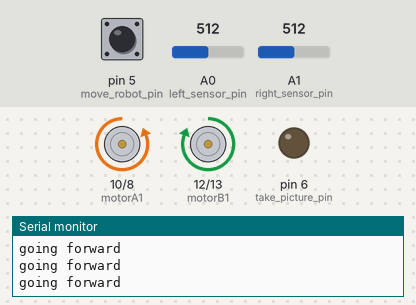
A sketch run on a simulated Arduino Uno, built with avr-gcc and run on an emulated ATmega328P. Shown: motor-driver pin pairs drawn as motors (green arrow = first pin HIGH = forward, orange = second pin HIGH = backward, longer = more drive), output pins drawn as LEDs (lit = HIGH), the last lines printed to the serial monitor. The inputs (shaded band) are chosen by the test bench; at power-on: A0 (left_sensor_pin) = 512, A1 (right_sensor_pin) = 512, pin 5 (move_robot_pin) HIGH.

Above: at 2.2 s.
2.3 s: A0 (left_sensor_pin) set to 490
At 5.7 s:
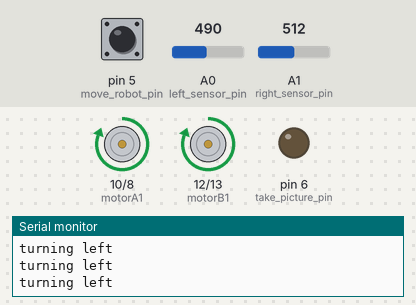
9.0 s: A1 (right_sensor_pin) set to 487
At 12.8 s:
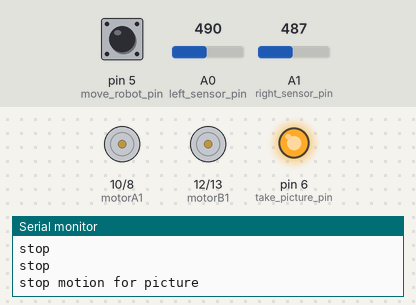
13.5 s: A0 (left_sensor_pin) set to 518
At 14.6 s:
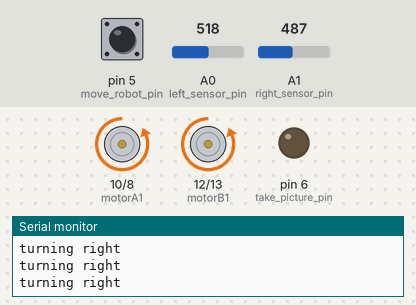
24.1 s: A0 (left_sensor_pin) set to 306
27.6 s: A0 (left_sensor_pin) set to 510
At 31.5 s:
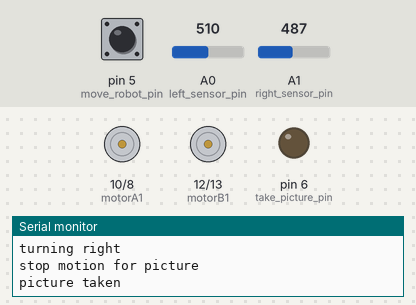
33.1 s: pin 5 (move_robot_pin) pulled LOW for 3.2 s
Timing chart, 0 to 47.4 s (numbered marks = the images above; inputs shaded):
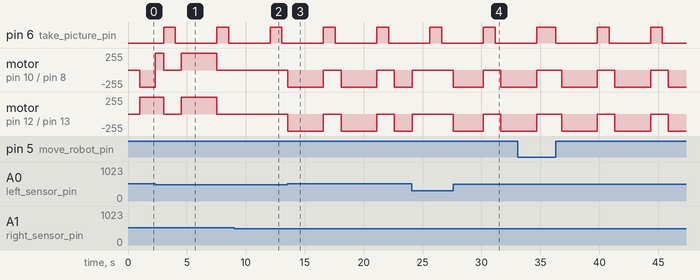

Measured:
- the behaviour switches between 501 and 500 on A1 (right_sensor_pin) (found by bisection; images 1 and 2)
- the behaviour switches between 500 and 501 on A0 (left_sensor_pin) (found by bisection; images 2 and 3)
- after the input at 9.0 s, motor on pin 10 (motorA1) / pin 8 (motorA2), motor on pin 12 (motorB1) / pin 13 (motorB2): stays stopped (without the input it goes to forward 255/255 after 0.05 s)
- after the input at 13.5 s, motor on pin 10 (motorA1) / pin 8 (motorA2), motor on pin 12 (motorB1) / pin 13 (motorB2): alternates backward 255/255 for 3.0 s and stopped for 1.5 s, starting after 0.05 s
- after the input at 27.6 s, motor on pin 10 (motorA1) / pin 8 (motorA2), motor on pin 12 (motorB1) / pin 13 (motorB2): stopped → backward 255/255 at once, → stopped 2.5 s later, → backward 255/255 1.5 s later
- by itself, pin 6 (take_picture_pin): repeats every 4.5 s: LOW 3.5 s, HIGH 1.0 s

The sketch:

code.ino
```cpp
#include <MsTimer2.h>

int vSpeed = 110;        // MAX 255
int turn_speed = 230;    // MAX 255
int turn_delay = 10;


//L293 Connection
const int motorA1      = 10;
const int motorA2      = 8;
const int motorB1      = 12;
const int motorB2      = 13;

const int move_robot_pin   = 5;
const int take_picture_pin = 6;

//Sensor Connection
const int left_sensor_pin =A0;
const int right_sensor_pin =A1;

int left_sensor_state;
int right_sensor_state;

volatile bool is_take_picture = false;


void change(){
  is_take_picture = true;
  MsTimer2::stop();
}

bool check_move_robot(){
  if  (digitalRead(move_robot_pin) == 0 ){
    return false;
  }

  return true;
}


void setup(){

 MsTimer2::set(3000, change); // 3000ms (3 seconds) period
//  timer2::set(100, check_move_robot); // checks move_robot_pin every 100ms
  MsTimer2::start();


  pinMode(motorA1, OUTPUT);
  pinMode(motorA2, OUTPUT);
  pinMode(motorB1, OUTPUT);
  pinMode(motorB2, OUTPUT);

  pinMode(take_picture_pin, OUTPUT);
  pinMode(move_robot_pin, INPUT);

  digitalWrite(take_picture_pin, LOW);

  Serial.begin(9600);
  delay(1000);
}


void loop() {
    while (is_take_picture) {
      Serial.println("stop motion for picture");
      stop_motor();
      digitalWrite(take_picture_pin, HIGH);
      delay(1000);

      bool can_move = check_move_robot();

      while(can_move == false){
        can_move = check_move_robot();
       } //blocks here till pi is done with plate number recognition

      Serial.println("picture taken");

      digitalWrite(take_picture_pin, LOW);
      is_take_picture = false;
      delay(500);

      MsTimer2::start();
     }

    left_sensor_state = analogRead(left_sensor_pin);
    right_sensor_state = analogRead(right_sensor_pin);

    if(right_sensor_state < 500 && left_sensor_state > 500)
    {
      Serial.println("turning right");
      turn_right();
    }

    if(right_sensor_state > 500 && left_sensor_state < 500)
    {
      Serial.println("turning left");
      turn_left();
      delay(turn_delay);
    }

    if(right_sensor_state < 500 && left_sensor_state < 500)
    {
      Serial.println("stop");
      stop_motor();
      delay(turn_delay);
    }

    if(right_sensor_state > 500 && left_sensor_state > 500){
        Serial.println("going forward");
        move_forward();
    }

}


void stop_motor(){
    digitalWrite(motorA2,LOW);
    digitalWrite(motorA1,LOW);
    digitalWrite(motorB2,LOW);
    digitalWrite(motorB1,LOW);
}

void move_forward(){
   digitalWrite(motorA2,HIGH);
        digitalWrite(motorA1,LOW);
        digitalWrite(motorB2,LOW);
        digitalWrite(motorB1,HIGH);
}

void turn_left(){
    digitalWrite (motorA1,HIGH);
    digitalWrite(motorA2,LOW);
    digitalWrite (motorB1,HIGH);
    digitalWrite(motorB2,LOW);
}

void turn_right(){
    digitalWrite (motorA1,LOW);
    digitalWrite(motorA2,HIGH);
    digitalWrite (motorB1,LOW);
    digitalWrite(motorB2,HIGH);
}
```
